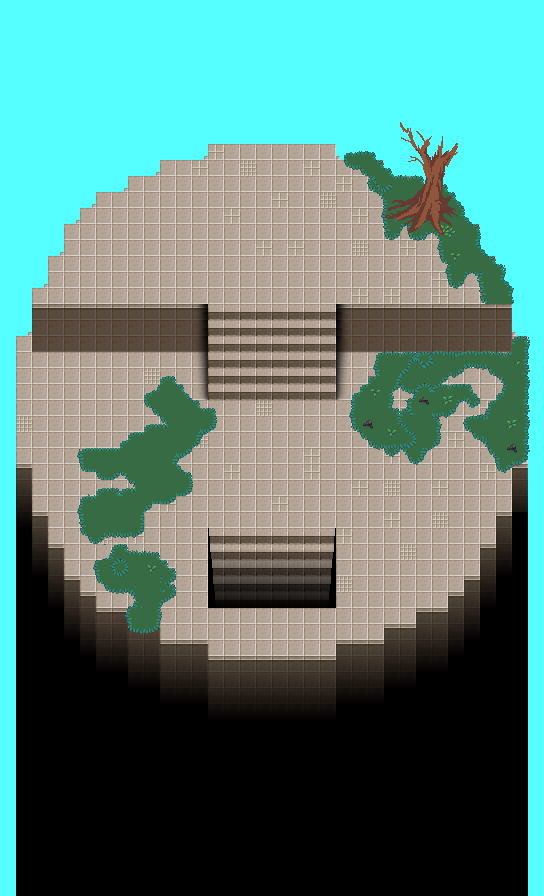

A 2D game scene composited from a Tiled map and its tileset images. What follows is a short description and the map's XML, with each tile layer's data collapsed to a summary:
An orthogonal 68x112 tile map with 8x8 px tiles, 8 tile layers (Floor, StairsUp, Shadow, Nubs, ...), 3 tilesets and 98 objects (10x Blue-Flame, 10x Billboard, 5x Bird, 5x hull, npc-2, ...).

<map version="1.0" tiledversion="2018.01.23" orientation="orthogonal" renderorder="right-down" width="68" height="112" tilewidth="8" tileheight="8" infinite="0" backgroundcolor="#55ffff" nextobjectid="192">
 <properties>
  <property name="Sky" value="true" />
 </properties>
 <tileset firstgid="1" name="dungeon_tiles" tilewidth="8" tileheight="8" tilecount="4096" columns="64">
  <image source="../dungeon_tiles.png" width="512" height="512" />
  <terraintypes>
   <terrain name="Grass" tile="0" />
  </terraintypes>
  <tile id="256" terrain="0,0,0,0" />
  <tile id="260" terrain="0,0,," />
  <tile id="321" terrain="0,0,0," />
  <tile id="330" terrain="0,0,,0" />
  <tile id="448" terrain="0,,0," />
  <tile id="451" terrain=",,,0" />
  <tile id="452" terrain=",,0," />
  <tile id="459" terrain=",0,,0" />
  <tile id="515" terrain=",0,," />
  <tile id="516" terrain="0,,," />
  <tile id="897" terrain="0,,0,0" />
  <tile id="906" terrain=",0,0,0" />
  <tile id="963" terrain=",,0,0" />
 </tileset>
 <tileset firstgid="4097" name="Tiles_1" tilewidth="8" tileheight="8" tilecount="4096" columns="64">
  <image source="../Tiles_1.png" width="512" height="512" />
 </tileset>
 <tileset firstgid="8193" name="Tiles_1" tilewidth="8" tileheight="8" tilecount="4096" columns="64">
  <image source="../Tiles_1.png" width="512" height="512" />
  <tile id="3894">
   <animation>
    <frame tileid="3766" duration="100" />
    <frame tileid="3894" duration="100" />
   </animation>
  </tile>
 </tileset>
 <layer name="Floor" width="68" height="112">
  <properties>
   <property name="layer" value="0.2" />
  </properties>
  <data>[7616 cells, 3497 non-empty, 48 distinct tile ids]</data>
 </layer>
 <layer name="StairsUp" width="68" height="112">
  <properties>
   <property name="layer" value="0.21" />
  </properties>
  <data>[7616 cells, 428 non-empty, 28 distinct tile ids]</data>
 </layer>
 <layer name="Shadow" width="68" height="112">
  <properties>
   <property name="layer" value="0.21" />
  </properties>
  <data>[7616 cells, 2448 non-empty, 9 distinct tile ids]</data>
 </layer>
 <layer name="Nubs" width="68" height="112">
  <properties>
   <property name="layer" value="0.215" />
  </properties>
  <data>[7616 cells, 10 non-empty, 2 distinct tile ids]</data>
 </layer>
 <layer name="Forground_Ground" width="68" height="112">
  <properties>
   <property name="layer" value=".5" />
  </properties>
  <data>[7616 cells, 96 non-empty, 4 distinct tile ids]</data>
 </layer>
 <layer name="BottomGrass" width="68" height="112">
  <properties>
   <property name="layer" value="0.22" />
  </properties>
  <data>[7616 cells, 538 non-empty, 82 distinct tile ids]</data>
 </layer>
 <layer name="Grass" width="68" height="112">
  <properties>
   <property name="layer" value="0.23" />
  </properties>
  <data>[7616 cells, 406 non-empty, 112 distinct tile ids]</data>
 </layer>
 <layer name="Tree" width="68" height="112">
  <properties>
   <property name="layer" type="float" value="0.24" />
  </properties>
  <data>[7616 cells, 165 non-empty, 165 distinct tile ids]</data>
 </layer>
 <objectgroup name="Entities">
  <object id="2" type="Bird" x="259" y="348" width="5.66667" height="6" />
  <object id="62" type="Bird" x="249.167" y="362.667" width="5.66667" height="6" />
  <object id="63" type="Bird" x="269.5" y="377.333" width="5.66667" height="6" />
  <object id="64" type="Bird" x="286.5" y="367.667" width="5.66667" height="6" />
  <object id="65" type="Bird" x="283.167" y="352.667" width="5.66667" height="6" />
  <object id="86" name="Npc-2" type="npc-2" x="368" y="448" width="24" height="24" />
  <object id="88" name="Npc-3" type="npc-3" x="384" y="496" width="24" height="24" />
  <object id="89" name="Npc-4" type="npc-4" x="336" y="488" width="24" height="24" />
  <object id="154" name="Boss" type="Boss" x="264" y="224" width="24" height="24">
   <properties>
    <property name="Boss_Number" value="1" />
   </properties>
  </object>
  <object id="175" name="Blue-Flame" type="Blue-Flame" x="48" y="312" width="16" height="16" />
  <object id="176" name="Blue-Flame" type="Blue-Flame" x="80" y="312" width="16" height="16" />
  <object id="177" name="Blue-Flame" type="Blue-Flame" x="112" y="312" width="16" height="16" />
  <object id="178" name="Blue-Flame" type="Blue-Flame" x="144" y="312" width="16" height="16" />
  <object id="179" name="Blue-Flame" type="Blue-Flame" x="176" y="312" width="16" height="16" />
  <object id="186" name="Blue-Flame" type="Blue-Flame" x="416" y="312" width="16" height="16" />
  <object id="187" name="Blue-Flame" type="Blue-Flame" x="448" y="312" width="16" height="16" />
  <object id="188" name="Blue-Flame" type="Blue-Flame" x="352" y="312" width="16" height="16" />
  <object id="189" name="Blue-Flame" type="Blue-Flame" x="480" y="312" width="16" height="16" />
  <object id="190" name="Blue-Flame" type="Blue-Flame" x="384" y="312" width="16" height="16" />
 </objectgroup>
 <objectgroup name="Doors">
  <object id="84" type="Door" x="208" y="640.5" width="128" height="23.5">
   <properties>
    <property name="Door" value="Dungeon_Floor_1 528 725" />
    <property name="is_sensor" type="bool" value="true" />
   </properties>
  </object>
  <object id="90" name="Ranged" type="Ranged" x="240" y="488" width="16" height="16" />
  <object id="191" type="Player" x="264.5" y="456" width="16" height="16" />
 </objectgroup>
 <objectgroup name="Billboards">
  <object id="93" name="Column" type="Billboard" x="112" y="320" width="16" height="48">
   <properties>
    <property name="Region" value="152 0 16 48" />
   </properties>
  </object>
  <object id="95" name="Column" type="Billboard" x="80" y="320" width="16" height="48">
   <properties>
    <property name="Region" value="152 0 16 48" />
   </properties>
  </object>
  <object id="96" name="Column" type="Billboard" x="48" y="320" width="16" height="48">
   <properties>
    <property name="Region" value="152 0 16 48" />
   </properties>
  </object>
  <object id="97" name="Column" type="Billboard" x="144" y="320" width="16" height="48">
   <properties>
    <property name="Region" value="152 0 16 48" />
   </properties>
  </object>
  <object id="98" name="Column" type="Billboard" x="176" y="320" width="16" height="48">
   <properties>
    <property name="Region" value="152 0 16 48" />
   </properties>
  </object>
  <object id="99" name="Column" type="Billboard" x="352" y="320" width="16" height="48">
   <properties>
    <property name="Region" value="152 0 16 48" />
   </properties>
  </object>
  <object id="100" name="Column" type="Billboard" x="384" y="320" width="16" height="48">
   <properties>
    <property name="Region" value="152 0 16 48" />
   </properties>
  </object>
  <object id="101" name="Column" type="Billboard" x="416" y="320" width="16" height="48">
   <properties>
    <property name="Region" value="152 0 16 48" />
   </properties>
  </object>
  <object id="102" name="Column" type="Billboard" x="448" y="320" width="16" height="48">
   <properties>
    <property name="Region" value="152 0 16 48" />
   </properties>
  </object>
  <object id="103" name="Column" type="Billboard" x="480" y="320" width="16" height="48">
   <properties>
    <property name="Region" value="152 0 16 48" />
   </properties>
  </object>
  <object id="104" x="385" y="354" width="14" height="14" />
  <object id="105" x="352.818" y="353.727" width="14" height="14" />
  <object id="106" x="417.545" y="354.273" width="14" height="14" />
  <object id="107" x="449.182" y="353.909" width="14" height="14" />
  <object id="108" x="481.727" y="353.727" width="14" height="14" />
  <object id="109" x="177.182" y="353.909" width="14" height="14" />
  <object id="110" x="145" y="354.273" width="14" height="14" />
  </objectgroup>
 <objectgroup name="Solids" visible="0">
  <!-- 46 objects omitted --></objectgroup>
 <objectgroup name="Hulls">
  <!-- 10 objects omitted --></objectgroup>
</map>
<!-- 59 of 98 objects omitted -->
